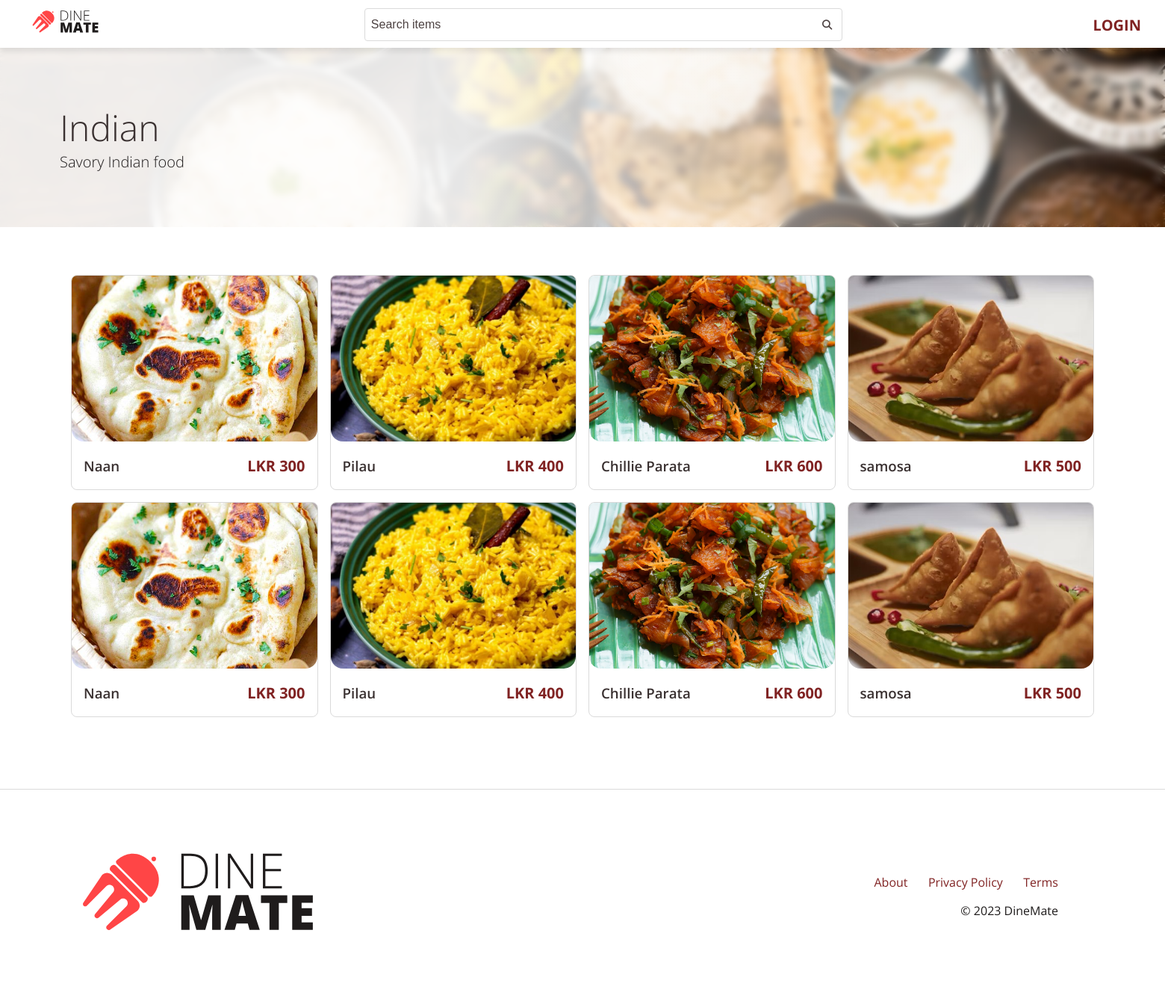
/menu/id/1, run on the app's committed database.
### tables this page shows
CREATE TABLE `menus` (
  `menu_id` int(11) NOT NULL,
  `menu_name` varchar(255) NOT NULL,
  `description` varchar(200) NOT NULL,
  `start_time` time DEFAULT NULL,
  `end_time` time DEFAULT NULL,
  `image_url` varchar(200) DEFAULT NULL,
  `all_day` tinyint(1) NOT NULL DEFAULT 0
);

CREATE TABLE `dishes` (
  `dish_id` int(11) NOT NULL,
  `dish_name` varchar(255) NOT NULL,
  `net_price` float NOT NULL,
  `selling_price` float NOT NULL,
  `description` varchar(500) NOT NULL,
  `prep_time` int(11) NOT NULL,
  `image_url` varchar(200) DEFAULT NULL
);

### app/core/Controller.php (called while the page is built, shortened)
<?php
trait Controller
{
    public function view(string $view, array $data = []): void
    {
        $filename = "../app/views/" . $view . ".view.php";
        require $filename;
    }
}

### app/core/App.php (called while the page is built, shortened)
<?php
class App
{
    private mixed $module = "";
    private mixed $controller = "home";
    private string $method = "index";
    function __construct()
    {
        $url = $this->splitUrl();
        $controllerPath = "../app/controllers/";
        $path = $controllerPath;
        $path .= ucfirst($url[0] ?? $this->controller) . ".php";
        if (isset($url[0])) {
            if (file_exists($path)) {
                $this->controller = $url[0];
                unset($url[0]);
            } else {
                $this->controller = null;
            }
        }
        if ($this->controller) {
            if ($this->module) {
                $this->controller = "controllers\\" . $this->module . "\\" . $this->controller;
            } else {
                $this->controller = "controllers\\" . $this->controller;
            }
            $this->controller = new $this->controller;
            if (isset($url[1])) {
                if (method_exists($this->controller, $url[1])) {
                    $this->method = $url[1];
                    unset($url[1]);
                } else {
                    $this->controller = null;
                }
            }
        } else {
            $this->controller = null;
        }
        $this->params = $url ? array_values($url) : [];
        call_user_func_array([$this->controller, $this->method], $this->params);
    }
    private function splitUrl(): array
    {
        if (isset($_GET["url"])) {
            return explode("/", filter_var(rtrim($_GET["url"], "/"), FILTER_SANITIZE_URL));
        } else {
            return [];
        }
    }
}

### public/index.php (called while the page is built, shortened)
<?php
$app = new App();

### app/core/Database.php (called while the page is built, shortened)
<?php
trait Database
{
    protected string $query = "";
    protected array $data = [];
    private ?PDO $db = null;
    public function fetchAll(): array
    {
        return $this->execute()->fetchAll();
    }
    public function execute(): PDOStatement
    {
        try {
            $statement = $this->prepare($this->query);
            $statement->execute($this->data);
            $this->query = "";
            $this->data = [];
            return $statement;
        } catch (PDOException $e) {
            die($e->getMessage());
        }
    }
    protected function prepare(string $query): PDOStatement
    {
        try {
            return $this->db->prepare($query);
        } catch (Exception $e) {
            die($e->getMessage());
        }
    }
    private function connect(): void
    {
        try {
            $connection_string = "mysql:hostname=" . DB_HOST . ";dbname=" . DB_NAME;
            $this->db = new PDO($connection_string, DB_USER, DB_PASS, [
                PDO::ATTR_ERRMODE => PDO::ERRMODE_EXCEPTION,
                PDO::ATTR_DEFAULT_FETCH_MODE => PDO::FETCH_OBJ
            ]);
        } catch (PDOException $e) {
            die($e->getMessage());
        }
    }
    public function fetch(): object|false
    {
        return $this->execute()->fetch();
    }
}

### app/models/Menu.php (called while the page is built, shortened)
<?php
class Menu extends Model
{
    public function getMenu($menu_id): object|bool
    {
        return $this->select()->where("menu_id", $menu_id)->fetch();
    }
}

### app/core/Model.php (called while the page is built, shortened)
<?php
class Model
{
    protected string $table = "";
    public function select(array|string $column_list = "*"): Model
    {
        if (is_array($column_list)) {
            for ($i = 0; $i < count($column_list); $i++) {
                if (!str_contains($column_list[$i], ".")) {
                    $column_list[$i] = $this->table . "." . $column_list[$i];
                }
            }
            $column_list = implode(", ", $column_list);
        } else {
            if (!str_contains($column_list, ".")) {
                $column_list = $this->table . "." . $column_list;
            }
        }
        return $this;
    }
    public function where(string $column, string $value, string $operator = "="): Model
    {
        return $this;
    }
    public function limit(int $limit): Model
    {
        return $this;
    }
    public function offset(int $offset): Model
    {
        return $this;
    }
}

### app/models/Dish.php (called while the page is built, shortened)
<?php
class Dish extends Model
{
    public function __construct()
    {
        $this->table = "dishes";
    }
    public function getDishById($id): bool|object
    {
        return $this->select()->where("dish_id", $id)->fetch();
    }
}

### app/models/MenuDishes.php (called while the page is built, shortened)
<?php
class MenuDishes extends Model
{
    public function getMenuDishes(int $menu_id, int $num = 100, int $offset = 0): array
    {
        $d = new Dish();
        $records = $this->select()->where('menu_id', $menu_id)->limit($num)->offset($offset)->fetchAll();
        $menu_dishes = array();
        foreach ($records as $r) {
            if ($r->menu_id == $menu_id) {
                $menu_dishes[] = $d->getDishById($r->dish_id);
            }
        }
        return $menu_dishes;
    }
}

### app/components/MenuCard.php (the view, shortened to what this page needs)
<?php
class MenuCard
{
    protected int $id;
    protected string $name;
    public string|null $image_url;
    protected string $new_price;
    public function __construct(object $dish)
    {
        $this->id = $dish->dish_id;
        $this->name = $dish->dish_name;
        $this->image_url = $dish->image_url ?? null;
        $this->old_price = $dish->old_price ?? null;
        $this->new_price = $dish->selling_price;
    }
    private function inCart(): bool
    {
        if (isset($_SESSION['user'])) {
            return (new Cart)->getQty($_SESSION['user']->user_id, $this->id);
        } else {
            return false;
        }
    }
    public function render(): void
    {
        echo $this->html();
    }
    public function html(): string
    {
        $html = "<div class='menu-item-card rounded-sm'>";
        $html .= "<a href='" . ROOT . "/dish/id/{$this->id}' class='card-link'>";
        $html .= "<div class='card-img-wrapper'>";
        $html .= "<img src=" . ASSETS . "/images/dishes/{$this->image_url} class='card-img' alt='{$this->name}'>";
        $html .= "</a></div>";
        $html .= "<button class='add-to-cart' data-id='{$this->id}' " . ($this->inCart() ? "disabled" : "") . ">";
        $html .= "<i class='fa-sharp fa-solid fa-cart-plus'></i>";
        $html .= "</button>";
        $html .= "<a href='" . ROOT . "/dish/id/{$this->id}' class='card-link'>";
        $html .= "<div class='card-body'>";
        $html .= "<h3 class='card-title'>{$this->name}</h2>";
        $html .= "<div class='card-prices'>";
        $html .= "<div class='card-price-new'>LKR {$this->new_price}</div>";
        $html .= "</div></div></a></div>";
        return $html;
    }
}

### app/views/menu.view.php (shortened to what this page needs)
<!DOCTYPE html>
<html lang="en">
<head>
    <?php use components\MenuCard;
    include VIEWS . "/partials/home/head.partial.php" ?>
</head>
<body class="body-min-vh-100">
<div class="wrapper">
    <?php include VIEWS . "/partials/home/navbar.partial.php" ?>
    <?php if (isset($menu)) : ?>
        <div class="banner mb-3">
            <img class="banner-bg-img"
                 src="<?php echo ASSETS . "/images/menus/" . $menu->image_url ?? ASSETS . '/images/home/banner.jpg' ?>"
                 alt="banner">
            <div class="banner-bg-gradient"></div>
            <div class="banner-text display-3">
                <h1 class="display-3"><?= $menu->menu_name ?></h1>
                <p class="lead"><?= $menu->description ?></p>
            </div>
        </div>
    <?php endif ?>
    <div class="container py-5">
        <div class='grid-lg-4 grid-md-2 grid-1 grid-gap-2'>
            <?php
            if (isset($menu_items) && sizeof($menu_items) > 0) : ?>
                <?php foreach ($menu_items as $menu_item) : ?>
                    <?php $menu_item->render(); ?>
                <?php endforeach; ?>
            <?php endif ?>
<?php include VIEWS . "/partials/home/footer.partial.php"; ?>
</body>
</html>

### public/assets/css/styles.css (style rules this page uses)
* { margin:0;padding:0;list-style:none;box-sizing:border-box }
.display-3 { font-size:3rem !important;font-weight:300 !important;color:#3a3131 }
.lead { font-size:1.25rem;font-weight:300;color:#1f1c1c }
.grid-1 { display:grid;grid-template-columns:repeat(1, 1fr) }
@media (min-width: 768px) { .grid-md-2 { display:grid;grid-template-columns:repeat(2, 1fr) } }
@media (min-width: 992px) { .grid-lg-4 { display:grid;grid-template-columns:repeat(4, 1fr) } }
.grid-gap-2 { grid-gap:16px }
.body-min-vh-100 { min-height:100vh;display:flex;flex-direction:column;justify-content:space-between }
.mb-3 { margin-bottom:1rem !important }
.py-5 { padding-top:3rem !important;padding-bottom:3rem !important }
.container { width:100%;padding-right:15px;padding-left:15px;margin-right:auto;margin-left:auto;max-width:1400px }
.rounded-sm { border-radius:.5rem }
.menu-item-card { position:relative;background-color:#fff;overflow:hidden;height:18rem;display:flex;flex-direction:column;transition:box-shadow .5s;border:1px solid #dadada }
.menu-item-card .card-img-wrapper { overflow:hidden;flex:1 0 auto;position:relative;border-radius:0 0 1rem 1rem }
.menu-item-card .card-img-wrapper .card-img { width:100%;object-fit:cover;height:100%;position:absolute;top:0;left:0 }
.menu-item-card .card-body { display:flex;flex-direction:row;justify-content:space-between;align-items:center;height:4rem;padding:.5rem 1rem }
.menu-item-card .card-body .card-title { font-weight:600;color:#3a3131;text-overflow:ellipsis }
.menu-item-card .card-body .card-prices { display:flex;flex-direction:column;align-items:end }
.menu-item-card .card-body .card-prices .card-price-new { font-size:1.25rem;font-weight:bold;color:#802323;white-space:nowrap }
body { font-family:"Open Sans",sans-serif;font-size:16px;color:#1f1c1c;background-color:#fff;overflow-x:hidden }
a { text-decoration:none }
.banner { position:relative;height:15rem }
.banner .banner-text { position:absolute;top:0;left:0;width:100%;height:100%;margin:auto;display:flex;flex-direction:column;justify-content:center;padding:0 5rem }
.banner .banner-bg-gradient { position:absolute;top:0;left:0;width:100%;height:100%;background:linear-gradient(to right, rgba(255, 255, 255, 0.9) 40%, rgba(255, 255, 255, 0) 100%);backdrop-filter:blur(5px) }
.banner .banner-bg-img { position:absolute;top:0;left:0;width:100%;height:100%;object-fit:cover }

### data on the page
menus: image_url (picture), menu_name "Indian", description "Savory Indian food"
dishes: image_url+dish_name (picture), dish_name "Naan", selling_price "300"
dishes: image_url+dish_name (picture), dish_name "Pilau", selling_price "400"
dishes: image_url (picture), dish_name "Chillie Parata", selling_price "600"
dishes: image_url+dish_name (picture), dish_name "samosa", selling_price "500"
